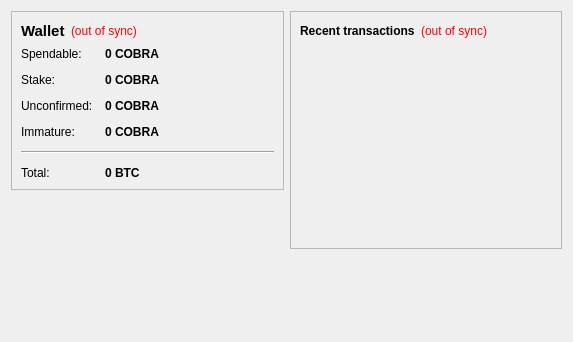
<?xml version="1.0" encoding="UTF-8"?>
<ui version="4.0">
 <class>OverviewPage</class>
 <widget class="QWidget" name="OverviewPage">
  <property name="geometry">
   <rect>
    <x>0</x>
    <y>0</y>
    <width>573</width>
    <height>342</height>
   </rect>
  </property>
  <property name="windowTitle">
   <string>Form</string>
  </property>
  <layout class="QHBoxLayout" name="horizontalLayout" stretch="1,1">
   <item>
    <layout class="QVBoxLayout" name="verticalLayout_2">
     <item>
      <widget class="QFrame" name="frame">
       <property name="frameShape">
        <enum>QFrame::StyledPanel</enum>
       </property>
       <property name="frameShadow">
        <enum>QFrame::Raised</enum>
       </property>
       <layout class="QVBoxLayout" name="verticalLayout_4">
        <item>
         <layout class="QHBoxLayout" name="horizontalLayout_4">
          <item>
           <widget class="QLabel" name="label_5">
            <property name="font">
             <font>
              <pointsize>11</pointsize>
              <weight>75</weight>
              <bold>true</bold>
             </font>
            </property>
            <property name="text">
             <string>Wallet</string>
            </property>
           </widget>
          </item>
          <item>
           <widget class="QLabel" name="labelWalletStatus">
            <property name="toolTip">
             <string>The displayed information may be out of date. Your wallet automatically synchronizes with the CobraBytes network after a connection is established, but this process has not completed yet.</string>
            </property>
            <property name="styleSheet">
             <string notr="true">QLabel { color: red; }</string>
            </property>
            <property name="text">
             <string notr="true">(out of sync)</string>
            </property>
            <property name="alignment">
             <set>Qt::AlignLeading|Qt::AlignLeft|Qt::AlignVCenter</set>
            </property>
           </widget>
          </item>
          <item>
           <spacer name="horizontalSpacer_2">
            <property name="orientation">
             <enum>Qt::Horizontal</enum>
            </property>
            <property name="sizeHint" stdset="0">
             <size>
              <width>40</width>
              <height>20</height>
             </size>
            </property>
           </spacer>
          </item>
         </layout>
        </item>
        <item>
         <layout class="QFormLayout" name="formLayout_2">
          <property name="fieldGrowthPolicy">
           <enum>QFormLayout::AllNonFixedFieldsGrow</enum>
          </property>
          <property name="horizontalSpacing">
           <number>12</number>
          </property>
          <property name="verticalSpacing">
           <number>12</number>
          </property>
          <item row="0" column="0">
           <widget class="QLabel" name="label">
            <property name="text">
             <string>Spendable:</string>
            </property>
           </widget>
          </item>
          <item row="0" column="1">
           <widget class="QLabel" name="labelBalance">
            <property name="font">
             <font>
              <weight>75</weight>
              <bold>true</bold>
             </font>
            </property>
            <property name="cursor">
             <cursorShape>IBeamCursor</cursorShape>
            </property>
            <property name="toolTip">
             <string>Your current spendable balance</string>
            </property>
            <property name="text">
             <string notr="true">0 COBRA</string>
            </property>
            <property name="textInteractionFlags">
             <set>Qt::LinksAccessibleByMouse|Qt::TextSelectableByKeyboard|Qt::TextSelectableByMouse</set>
            </property>
           </widget>
          </item>
          <item row="1" column="0">
           <widget class="QLabel" name="label_6">
            <property name="text">
             <string>Stake:</string>
            </property>
           </widget>
          </item>
          <item row="1" column="1">
           <widget class="QLabel" name="labelStake">
            <property name="font">
             <font>
              <weight>75</weight>
              <bold>true</bold>
             </font>
            </property>
            <property name="cursor">
             <cursorShape>IBeamCursor</cursorShape>
            </property>
            <property name="toolTip">
             <string>Total of coins that was staked, and do not yet count toward the current balance</string>
            </property>
            <property name="text">
             <string notr="true">0 COBRA</string>
            </property>
            <property name="textInteractionFlags">
             <set>Qt::LinksAccessibleByMouse|Qt::TextSelectableByKeyboard|Qt::TextSelectableByMouse</set>
            </property>
           </widget>
          </item>
          <item row="2" column="0">
           <widget class="QLabel" name="label_3">
            <property name="text">
             <string>Unconfirmed:</string>
            </property>
           </widget>
          </item>
          <item row="2" column="1">
           <widget class="QLabel" name="labelUnconfirmed">
            <property name="font">
             <font>
              <weight>75</weight>
              <bold>true</bold>
             </font>
            </property>
            <property name="cursor">
             <cursorShape>IBeamCursor</cursorShape>
            </property>
            <property name="toolTip">
             <string>Total of transactions that have yet to be confirmed, and do not yet count toward the current balance</string>
            </property>
            <property name="text">
             <string notr="true">0 COBRA</string>
            </property>
            <property name="textInteractionFlags">
             <set>Qt::LinksAccessibleByMouse|Qt::TextSelectableByKeyboard|Qt::TextSelectableByMouse</set>
            </property>
           </widget>
          </item>
          <item row="3" column="0">
           <widget class="QLabel" name="labelImmatureText">
            <property name="text">
             <string>Immature:</string>
            </property>
           </widget>
          </item>
          <item row="3" column="1">
           <widget class="QLabel" name="labelImmature">
            <property name="font">
             <font>
              <weight>75</weight>
              <bold>true</bold>
             </font>
            </property>
            <property name="toolTip">
             <string>Mined balance that has not yet matured</string>
            </property>
            <property name="text">
             <string notr="true">0 COBRA</string>
            </property>
            <property name="textInteractionFlags">
             <set>Qt::LinksAccessibleByMouse|Qt::TextSelectableByKeyboard|Qt::TextSelectableByMouse</set>
            </property>
           </widget>
          </item>
          <item row="4" column="0" colspan="2">
           <widget class="Line" name="line">
            <property name="orientation">
             <enum>Qt::Horizontal</enum>
            </property>
           </widget>
          </item>
          <item row="5" column="0">
           <widget class="QLabel" name="labelTotalText">
            <property name="text">
             <string>Total:</string>
            </property>
           </widget>
          </item>
          <item row="5" column="1">
           <widget class="QLabel" name="labelTotal">
            <property name="font">
             <font>
              <weight>75</weight>
              <bold>true</bold>
             </font>
            </property>
            <property name="cursor">
             <cursorShape>IBeamCursor</cursorShape>
            </property>
            <property name="toolTip">
             <string>Your current total balance</string>
            </property>
            <property name="text">
             <string notr="true">0 BTC</string>
            </property>
            <property name="textInteractionFlags">
             <set>Qt::LinksAccessibleByMouse|Qt::TextSelectableByKeyboard|Qt::TextSelectableByMouse</set>
            </property>
           </widget>
          </item>
         </layout>
        </item>
       </layout>
      </widget>
     </item>
     <item>
      <spacer name="verticalSpacer">
       <property name="orientation">
        <enum>Qt::Vertical</enum>
       </property>
       <property name="sizeHint" stdset="0">
        <size>
         <width>20</width>
         <height>40</height>
        </size>
       </property>
      </spacer>
     </item>
    </layout>
   </item>
   <item>
    <layout class="QVBoxLayout" name="verticalLayout_3">
     <item>
      <widget class="QFrame" name="frame_2">
       <property name="frameShape">
        <enum>QFrame::StyledPanel</enum>
       </property>
       <property name="frameShadow">
        <enum>QFrame::Raised</enum>
       </property>
       <layout class="QVBoxLayout" name="verticalLayout">
        <item>
         <layout class="QHBoxLayout" name="horizontalLayout_2">
          <item>
           <widget class="QLabel" name="label_4">
            <property name="text">
             <string>&lt;b&gt;Recent transactions&lt;/b&gt;</string>
            </property>
           </widget>
          </item>
          <item>
           <widget class="QLabel" name="labelTransactionsStatus">
            <property name="toolTip">
             <string>The displayed information may be out of date. Your wallet automatically synchronizes with the CobraBytes network after a connection is established, but this process has not completed yet.</string>
            </property>
            <property name="styleSheet">
             <string notr="true">QLabel { color: red; }</string>
            </property>
            <property name="text">
             <string notr="true">(out of sync)</string>
            </property>
            <property name="alignment">
             <set>Qt::AlignRight|Qt::AlignTrailing|Qt::AlignVCenter</set>
            </property>
           </widget>
          </item>
          <item>
           <spacer name="horizontalSpacer">
            <property name="orientation">
             <enum>Qt::Horizontal</enum>
            </property>
            <property name="sizeHint" stdset="0">
             <size>
              <width>40</width>
              <height>20</height>
             </size>
            </property>
           </spacer>
          </item>
         </layout>
        </item>
        <item>
         <widget class="QListView" name="listTransactions">
          <property name="styleSheet">
           <string notr="true">QListView { background: transparent; }</string>
          </property>
          <property name="frameShape">
           <enum>QFrame::NoFrame</enum>
          </property>
          <property name="verticalScrollBarPolicy">
           <enum>Qt::ScrollBarAlwaysOff</enum>
          </property>
          <property name="horizontalScrollBarPolicy">
           <enum>Qt::ScrollBarAlwaysOff</enum>
          </property>
          <property name="selectionMode">
           <enum>QAbstractItemView::NoSelection</enum>
          </property>
         </widget>
        </item>
       </layout>
      </widget>
     </item>
     <item>
      <spacer name="verticalSpacer_2">
       <property name="orientation">
        <enum>Qt::Vertical</enum>
       </property>
       <property name="sizeHint" stdset="0">
        <size>
         <width>20</width>
         <height>40</height>
        </size>
       </property>
      </spacer>
     </item>
    </layout>
   </item>
  </layout>
 </widget>
 <resources/>
 <connections/>
</ui>
